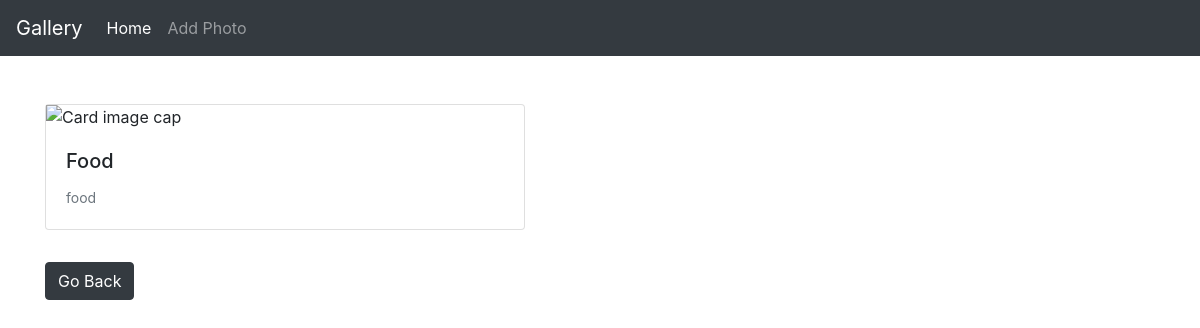
Before: /photo/2/ with the older database file.
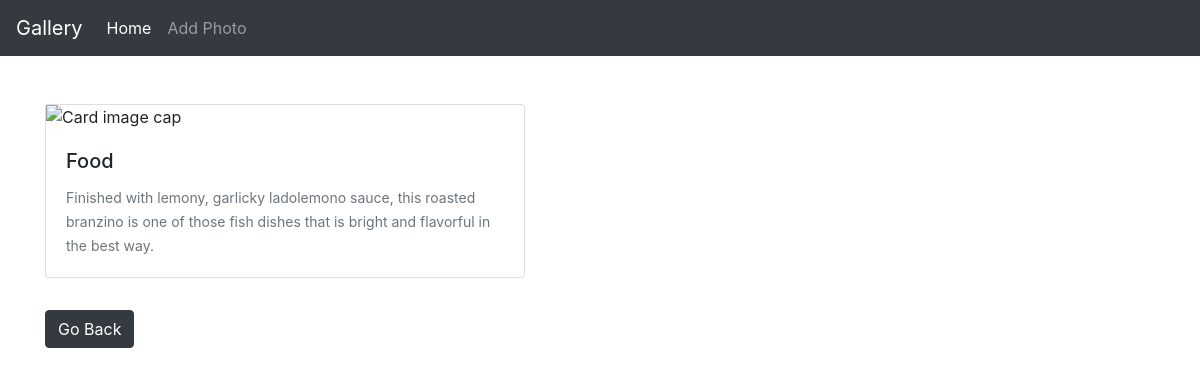
After: the same page with the newer database file.
### photos/models.py (models this page shows, shortened)
class Photo(models.Model):
    category = models.ForeignKey(Category, null=True, on_delete=models.SET_NULL, blank=True)
    image = CloudinaryField('image')
    description = models.TextField()

class Category(models.Model):
    name = models.CharField(max_length=100, null=False, blank=False)

### photos/views.py (the view)
# urls.py: path('photo/<str:pk>/', views.viewPhoto, name='photo'),
def viewPhoto(request, pk):
    photo = Photo.objects.get(id=pk)
    return render(request, 'photos/photo.html', {'photo':photo})

### photos/templates/photos/photo.html
{% extends 'photos/main.html' %}
{% block content %}
    <div class="container">
        <div class="row ">
            <div class="col justify-content-center">
              <div class="card mb-3" style="width: 30rem;">
                <img class="image" style="max-width: 100%; max-height: 100%;"
                src="{{photo.image.url}}" alt="Card image cap">
                <div class="card-body">
                  <h5 class="card-title">{{photo.category.name}}</h5>
                  <p class="card-text"><small class="text-muted">{{photo.description}}</small></p>
                </div>
              </div>
              <a href="{% url 'gallery' %}" class="btn btn-dark my-3">Go Back</a>
            </div>
        </div>
    </div>
{% endblock %}

### photos/templates/photos/main.html (shortened to what this page needs)
<!doctype html>
<html lang="en">
  <head>
    <link rel="stylesheet" href="https://cdn.jsdelivr.net/npm/bootstrap@4.6.1/dist/css/bootstrap.min.css">
  </head>
  <body>
        <nav class="navbar navbar-expand-lg navbar-dark bg-dark">
                <a class="navbar-brand" href="#">Gallery</a>
                <div class="collapse navbar-collapse" id="navbarNav">
                    <ul class="navbar-nav">
                    <li class="nav-item active">
                        <a class="nav-link" href="{% url 'gallery' %}">Home <span class="sr-only">(current)</span></a>
                    </li>
                    <li class="nav-item">
                        <a class="nav-link" href="{% url 'add' %}">Add Photo</a>
                    </li>
                    </ul>
                </div>
        </nav>
        <br>
        <br>
        {% block content %}{% endblock %}
  </body>
</html>

Changed rows visible on the page:
changed Photo "Food": description "food" → "Finished with lemony, garlicky ladolemono sauce, this roasted branzino is one of those fish dishes that is bright and flavorful in the best way."
